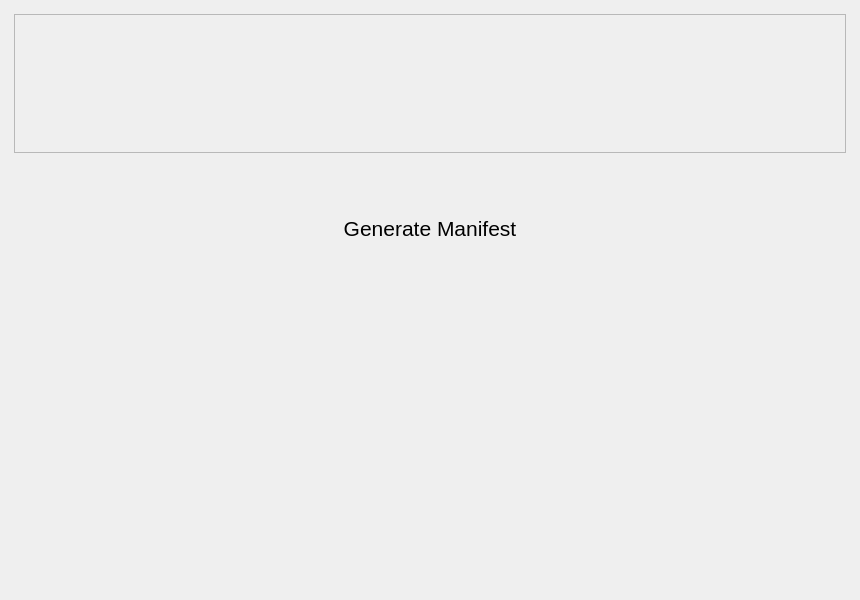
<?xml version="1.0" encoding="UTF-8"?>
<ui version="4.0">
 <class>MainPages</class>
 <widget class="QWidget" name="MainPages">
  <property name="geometry">
   <rect>
    <x>0</x>
    <y>0</y>
    <width>860</width>
    <height>600</height>
   </rect>
  </property>
  <property name="windowTitle">
   <string>Form</string>
  </property>
  <layout class="QVBoxLayout" name="main_pages_layout">
   <property name="spacing">
    <number>0</number>
   </property>
   <property name="leftMargin">
    <number>5</number>
   </property>
   <property name="topMargin">
    <number>5</number>
   </property>
   <property name="rightMargin">
    <number>5</number>
   </property>
   <property name="bottomMargin">
    <number>5</number>
   </property>
   <item>
    <widget class="QStackedWidget" name="pages">
     <property name="currentIndex">
      <number>2</number>
     </property>
     <widget class="QWidget" name="page_1">
      <property name="styleSheet">
       <string notr="true">font-size: 14pt</string>
      </property>
      <layout class="QVBoxLayout" name="page_1_layout">
       <property name="spacing">
        <number>5</number>
       </property>
       <property name="leftMargin">
        <number>5</number>
       </property>
       <property name="topMargin">
        <number>5</number>
       </property>
       <property name="rightMargin">
        <number>5</number>
       </property>
       <property name="bottomMargin">
        <number>5</number>
       </property>
       <item alignment="Qt::AlignHCenter">
        <widget class="QFrame" name="welcome_base">
         <property name="minimumSize">
          <size>
           <width>300</width>
           <height>150</height>
          </size>
         </property>
         <property name="maximumSize">
          <size>
           <width>300</width>
           <height>150</height>
          </size>
         </property>
         <property name="frameShape">
          <enum>QFrame::NoFrame</enum>
         </property>
         <property name="frameShadow">
          <enum>QFrame::Raised</enum>
         </property>
         <layout class="QVBoxLayout" name="center_page_layout">
          <property name="spacing">
           <number>10</number>
          </property>
          <property name="leftMargin">
           <number>0</number>
          </property>
          <property name="topMargin">
           <number>0</number>
          </property>
          <property name="rightMargin">
           <number>0</number>
          </property>
          <property name="bottomMargin">
           <number>0</number>
          </property>
          <item>
           <widget class="QFrame" name="logo">
            <property name="minimumSize">
             <size>
              <width>300</width>
              <height>120</height>
             </size>
            </property>
            <property name="maximumSize">
             <size>
              <width>300</width>
              <height>120</height>
             </size>
            </property>
            <property name="frameShape">
             <enum>QFrame::NoFrame</enum>
            </property>
            <property name="frameShadow">
             <enum>QFrame::Raised</enum>
            </property>
            <layout class="QVBoxLayout" name="logo_layout">
             <property name="spacing">
              <number>0</number>
             </property>
             <property name="leftMargin">
              <number>0</number>
             </property>
             <property name="topMargin">
              <number>0</number>
             </property>
             <property name="rightMargin">
              <number>0</number>
             </property>
             <property name="bottomMargin">
              <number>0</number>
             </property>
            </layout>
           </widget>
          </item>
          <item>
           <widget class="QLabel" name="label">
            <property name="text">
             <string>Welcome To PyOneDark GUI</string>
            </property>
            <property name="alignment">
             <set>Qt::AlignCenter</set>
            </property>
           </widget>
          </item>
         </layout>
        </widget>
       </item>
      </layout>
     </widget>
     <widget class="QWidget" name="page_2">
      <layout class="QVBoxLayout" name="page_2_layout">
       <property name="spacing">
        <number>5</number>
       </property>
       <property name="leftMargin">
        <number>5</number>
       </property>
       <property name="topMargin">
        <number>5</number>
       </property>
       <property name="rightMargin">
        <number>5</number>
       </property>
       <property name="bottomMargin">
        <number>5</number>
       </property>
       <item>
        <widget class="QScrollArea" name="scroll_area">
         <property name="styleSheet">
          <string notr="true">background: transparent;</string>
         </property>
         <property name="frameShape">
          <enum>QFrame::NoFrame</enum>
         </property>
         <property name="verticalScrollBarPolicy">
          <enum>Qt::ScrollBarAlwaysOff</enum>
         </property>
         <property name="horizontalScrollBarPolicy">
          <enum>Qt::ScrollBarAlwaysOff</enum>
         </property>
         <property name="widgetResizable">
          <bool>true</bool>
         </property>
         <widget class="QWidget" name="contents">
          <property name="geometry">
           <rect>
            <x>0</x>
            <y>0</y>
            <width>215</width>
            <height>266</height>
           </rect>
          </property>
          <property name="styleSheet">
           <string notr="true">background: transparent;</string>
          </property>
          <layout class="QVBoxLayout" name="verticalLayout">
           <property name="spacing">
            <number>15</number>
           </property>
           <property name="leftMargin">
            <number>5</number>
           </property>
           <property name="topMargin">
            <number>5</number>
           </property>
           <property name="rightMargin">
            <number>5</number>
           </property>
           <property name="bottomMargin">
            <number>5</number>
           </property>
           <item>
            <widget class="QLabel" name="title_label">
             <property name="maximumSize">
              <size>
               <width>16777215</width>
               <height>40</height>
              </size>
             </property>
             <property name="font">
              <font>
               <pointsize>16</pointsize>
              </font>
             </property>
             <property name="styleSheet">
              <string notr="true">font-size: 16pt</string>
             </property>
             <property name="text">
              <string>Custom Widgets Page</string>
             </property>
             <property name="alignment">
              <set>Qt::AlignCenter</set>
             </property>
            </widget>
           </item>
           <item>
            <widget class="QLabel" name="description_label">
             <property name="text">
              <string>Here will be all the custom widgets, they will be added over time on this page.
I will try to always record a new tutorial when adding a new Widget and updating the project on Patreon before launching on GitHub and GitHub after the public release.</string>
             </property>
             <property name="alignment">
              <set>Qt::AlignHCenter|Qt::AlignTop</set>
             </property>
             <property name="wordWrap">
              <bool>true</bool>
             </property>
            </widget>
           </item>
           <item>
            <layout class="QHBoxLayout" name="row_1_layout"/>
           </item>
           <item>
            <layout class="QHBoxLayout" name="row_2_layout"/>
           </item>
           <item>
            <layout class="QHBoxLayout" name="row_3_layout"/>
           </item>
           <item>
            <layout class="QVBoxLayout" name="row_4_layout"/>
           </item>
           <item>
            <layout class="QVBoxLayout" name="row_5_layout"/>
           </item>
          </layout>
         </widget>
        </widget>
       </item>
      </layout>
     </widget>
     <widget class="QWidget" name="page_3">
      <property name="styleSheet">
       <string notr="true">QFrame {
	font-size: 16pt;
}</string>
      </property>
      <layout class="QVBoxLayout" name="page_3_layout">
       <item>
        <widget class="QFrame" name="top_filler">
         <property name="frameShape">
          <enum>QFrame::StyledPanel</enum>
         </property>
         <property name="frameShadow">
          <enum>QFrame::Raised</enum>
         </property>
        </widget>
       </item>
       <item>
        <widget class="QLabel" name="empty_page_label">
         <property name="font">
          <font>
           <pointsize>16</pointsize>
          </font>
         </property>
         <property name="text">
          <string>Generate Manifest</string>
         </property>
         <property name="alignment">
          <set>Qt::AlignCenter</set>
         </property>
        </widget>
       </item>
       <item>
        <widget class="QFrame" name="select_folder_frame">
         <property name="frameShape">
          <enum>QFrame::NoFrame</enum>
         </property>
         <property name="frameShadow">
          <enum>QFrame::Raised</enum>
         </property>
         <layout class="QHBoxLayout" name="select_folder_layout">
          <property name="spacing">
           <number>0</number>
          </property>
          <property name="leftMargin">
           <number>0</number>
          </property>
          <property name="topMargin">
           <number>0</number>
          </property>
          <property name="rightMargin">
           <number>0</number>
          </property>
          <property name="bottomMargin">
           <number>0</number>
          </property>
         </layout>
        </widget>
       </item>
       <item>
        <widget class="QFrame" name="bottom_filler">
         <property name="frameShadow">
          <enum>QFrame::Raised</enum>
         </property>
         <layout class="QHBoxLayout" name="view_folder_layout">
          <property name="spacing">
           <number>0</number>
          </property>
          <property name="leftMargin">
           <number>0</number>
          </property>
          <property name="topMargin">
           <number>0</number>
          </property>
          <property name="rightMargin">
           <number>0</number>
          </property>
          <property name="bottomMargin">
           <number>0</number>
          </property>
         </layout>
        </widget>
       </item>
      </layout>
     </widget>
    </widget>
   </item>
  </layout>
 </widget>
 <resources/>
 <connections/>
</ui>
